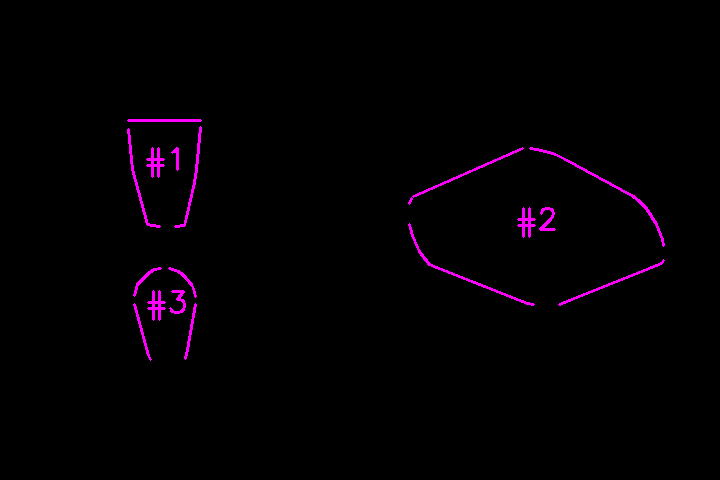
#> input picture processed-images/contour-on-black-image1.png, 720 x 480 px, given as the content of the folder frames/reducedFO-16_cyc11, which was not available
$ python processImageConvexity.py
#> lines starting #> are read from the running program, lines starting #| are printed output that depends on the picture; after the words box and inside, x2 and y2 are one past the last pixel; in counts of white or black regions, pixels touching at a corner belong together; pictures that were not available may be replaced by others from this repository, and a replacement may not be noted
import numpy as np
import cv2
import os
import math
import matplotlib.pyplot as plt


def getListOfFiles(dirName):
    listOfFile = os.listdir(dirName)
    allFiles = list()
    for entry in listOfFile:
        # Create full path
        fullPath = os.path.join(dirName, entry)
        # If entry is a directory then get the list of files in this directory
        if os.path.isdir(fullPath):
            allFiles = allFiles + getListOfFiles(fullPath)
        else:
            allFiles.append(fullPath)

    return allFiles


def apply_brightness_contrast(input_img, brightness, contrast):

    if brightness != 0:
        if brightness > 0:
            shadow = brightness
            highlight = 255
        else:
            shadow = 0
            highlight = 255 + brightness
        alpha_b = (highlight - shadow)/255
        gamma_b = shadow

        buf = cv2.addWeighted(input_img, alpha_b, input_img, 0, gamma_b)
    else:
        buf = input_img.copy()

    if contrast != 0:
        f = 131*(contrast + 127)/(127*(131-contrast))
        alpha_c = f
        gamma_c = 127*(1-f)

        buf = cv2.addWeighted(buf, alpha_c, buf, 0, gamma_c)

    return buf


def sort_contours(cnts):
    # initialize the reverse flag and sort index
    reverse = False
    i = 1

    # # handle if we need to sort in reverse
    # if method == "right-to-left" or method == "bottom-to-top":
    #     reverse = True

    # # handle if we are sorting against the y-coordinate rather than
    # # the x-coordinate of the bounding box
    # if method == "top-to-bottom" or method == "bottom-to-top":
    #     i = 1

    # construct the list of bounding boxes and sort them from top to
    # bottom
    boundingBoxes = [cv2.boundingRect(c) for c in cnts]
    (cnts, boundingBoxes) = zip(*sorted(zip(cnts, boundingBoxes),
        key=lambda b:b[1][i]+b[1][3], reverse=reverse))

    # return the list of sorted contours and bounding boxes
    return (cnts, boundingBoxes)


def draw_num_on_contour(img, c, i, color):
    # compute the center of the contour area and draw a circle
    # representing the center
    M = cv2.moments(c)
    cX = int(M["m10"] / M["m00"])
    cY = int(M["m01"] / M["m00"])

    # draw the countour number on the image
    cv2.putText(img, "#{}".format(i + 1), (cX - 20, cY), cv2.FONT_HERSHEY_SIMPLEX,
        1.0, color, 1)

    # return the image with the contour number drawn on it
    return img


def draw_defect_lines_on_contour(img, c, defects, color):
    if defects is not None:
        for i in range(defects.shape[0]):
            s,e,f,d = defects[i,0]
            start = tuple(c[s][0])
            end = tuple(c[e][0])
            far = tuple(c[f][0])
            cv2.line(img,start,end,color,1)
            #cv2.circle(imgBlack,far,5,color,-1)
    return img


def processImage(img, num):
    # [6 lines of commented-out code are left out]

    color = (255, 0, 255)
    imgContours = img.copy()

    # [7 lines of commented-out code are left out]
    imgBlur = cv2.GaussianBlur(img,(5,5),0)

    thresh = 55
    # change to easier to deal with black and white image
    ret, thresh = cv2.threshold(imgBlur, thresh, 255, cv2.THRESH_BINARY)

    # eliminate noise in image
    kernel = np.ones((7,7), 'uint8')
    # fills in holes in drop shape image that are from the obstructions
    imgClosed = cv2.morphologyEx(thresh, cv2.MORPH_CLOSE, kernel)
    imgClosed = cv2.morphologyEx(imgClosed, cv2.MORPH_CLOSE, kernel)
    # remove noise in image and leave only the circles, erodes, then dilates
    imgOpening = cv2.morphologyEx(imgClosed, cv2.MORPH_OPEN, kernel)

    # contours on adjusted image to create shape
    cnts, hierarchy = cv2.findContours(imgOpening, cv2.RETR_TREE, cv2.CHAIN_APPROX_SIMPLE)
    # Get rid of any lingering small contours and only keep the 3 of interest
    cnts = sorted(cnts, key=cv2.contourArea, reverse=True)[:3]

    # sort the contours according to the provided method
    (cnts, boundingBoxes) = sort_contours(cnts)


    imgBlack = np.zeros([imgOpening.shape[0], imgOpening.shape[1], 3], np.uint8)

    areaList = []
    i = 0

    # Find convexity defects and store area along with the images
    for c in cnts:
        hull = cv2.convexHull(c, returnPoints=False)
        defects = cv2.convexityDefects(c, hull)
        hull = cv2.convexHull(c, False)
        area = cv2.contourArea(hull)

        areaList.append(area)
        # print("Convex Area: {}".format(area))

        img = draw_defect_lines_on_contour(img, c, defects, color)
        cv2.drawContours(imgBlack, [hull], -1, color, -1)
        #imgBlack = draw_defect_lines_on_contour(imgBlack, c, defects, color)

        img = draw_num_on_contour(img, c, i, color)
        imgBlack = draw_num_on_contour(imgBlack, c, i, color)

        i += 1;


    cv2.imwrite("processed-images/contour-on-black-image" + num + ".png", imgBlack)
    imgBlack = cv2.imread("processed-images/contour-on-black-image" + num + ".png", 0)


    # # For finding the circle
    # # Find the contours of the new corrected image
    # cnts, hierarchy = cv2.findContours(imgBlack, cv2.RETR_TREE, cv2.CHAIN_APPROX_SIMPLE)

    # # Get rid of any lingering small contours and only keep the 3 of interest
    # cnts = sorted(cnts, key=cv2.contourArea, reverse=True)[:3]
    # # sort the contours according to the provided method
    # (cnts, boundingBoxes) = sort_contours(cnts)

    # widthList = []

    # # Find convexity defects and store area along with the images
    # for c in cnts:
    #     (x,y),radius = cv2.minEnclosingCircle(c)
    #     center = (int(x),int(y))
    #     radius = radius
    #     cv2.circle(imgBlack,center,int(radius),color,1)

    #     # x,y,w,h = cv2.boundingRect(c)
    #     widthList.append(radius)
    #     # cv2.rectangle(imgBlack,(x,y),(x+w,y+h),color,1)

    # #cv2.imwrite("processed-images/contrast-image" + num + ".png", img)
    # #cv2.imwrite("processed-images/segmented-image" + num + ".png", imgOpening)
    # cv2.imwrite("processed-images/contour-on-original-image" + num + ".png", img)
    # cv2.imwrite("processed-images/contour-on-black-image" + num + ".png", imgBlack)
    # # cv2.imwrite("fixed-contour-image.png", imgContours)

    return areaList


def main():
    dirName = 'frames/reducedFO-16_cyc11';

    # Get the list of all files in directory tree at given path
    listOfFiles = getListOfFiles(dirName)

    # [4 lines of commented-out code are left out]
    i = 0;
    areaList = []

    for file in listOfFiles:
        img = cv2.imread(file, 0)
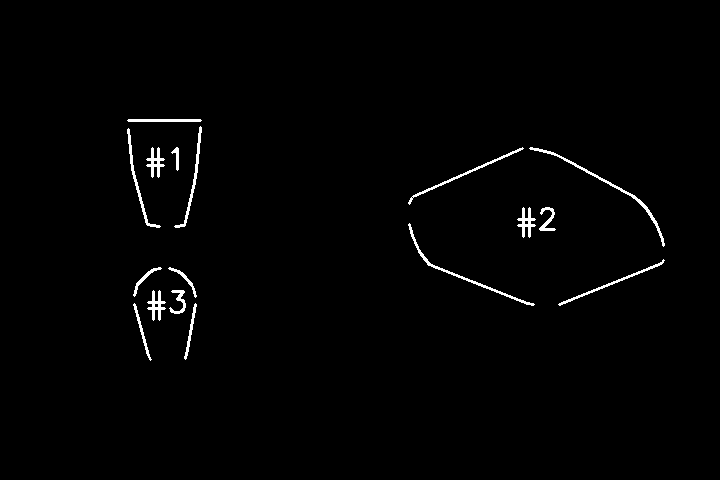
#> img: shape (480, 720); values 0 (black) and 105 (white), 1.2% white; 17 white regions, largest, box (x1, y1, x2, y2) and area: (529, 147, 665, 247) 498, (408, 223, 535, 306) 433, (408, 147, 524, 205) 334
        if img is None:
            print("Could not open or find the image " + file + "!\n")
            continue

        areas = processImage(img, str(i + 1))
#> in processImage, `ret, thresh = cv2.threshold(imgBlur, thresh, 255, cv2.THRESH_BINARY)`: thresh: shape (480, 720); 1.2% white; 17 white regions, largest, box (x1, y1, x2, y2) and area: (530, 147, 665, 246) 496, (408, 224, 534, 306) 430, (408, 148, 523, 204) 329
#> in processImage, `ret, thresh = cv2.threshold(imgBlur, thresh, 255, cv2.THRESH_BINARY)`: ret = 55
#> in processImage, `imgClosed = cv2.morphologyEx(thresh, cv2.MORPH_CLOSE, kernel)`: imgClosed: shape (480, 720); 1.3% white; 14 white regions, largest, box (x1, y1, x2, y2) and area: (518, 207, 555, 237) 572, (128, 119, 202, 228) 548, (148, 290, 186, 320) 531
#> in processImage, `imgOpening = cv2.morphologyEx(imgClosed, cv2.MORPH_OPEN, kernel)`:
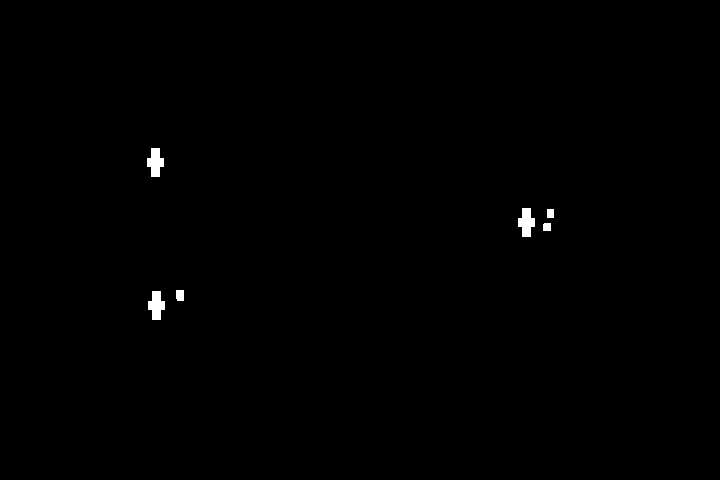
#> imgOpening: shape (480, 720); 0.35% white; 6 white regions
#> in processImage, `cnts, hierarchy = cv2.findContours(imgOpening, cv2.RETR_TREE, cv2.CHAI..`: cnts = 6 contours; box (x1, y1, x2, y2) and area: (148, 291, 165, 320) 290, (518, 208, 535, 237) 290, (147, 148, 164, 177) 290, (176, 290, 184, 301) 68, (543, 223, 551, 231) 48, (547, 209, 554, 218) 48
#> in processImage, `cnts = sorted(cnts, key=cv2.contourArea, reverse=True)[:3]`: cnts = 3 contours; box (x1, y1, x2, y2) and area: (148, 291, 165, 320) 290, (518, 208, 535, 237) 290, (147, 148, 164, 177) 290
#> in sort_contours, `boundingBoxes = [cv2.boundingRect(c) for c in cnts]`: boundingBoxes = [(148, 291, 17, 29), (518, 208, 17, 29), (147, 148, 17, 29)]
#> in sort_contours, `(cnts, boundingBoxes) = zip(*sorted(zip(cnts, boundingBoxes), key=lamb..`: cnts = 3 contours; box (x1, y1, x2, y2) and area: (147, 148, 164, 177) 290, (518, 208, 535, 237) 290, (148, 291, 165, 320) 290; boundingBoxes = ((147, 148, 17, 29), (518, 208, 17, 29), (148, 291, 17, 29))
#> the loop in processImage, `for c in cnts:` made 3 passes
#> pass 1, in processImage, `img = draw_defect_lines_on_contour(img, c, defects, color)`:
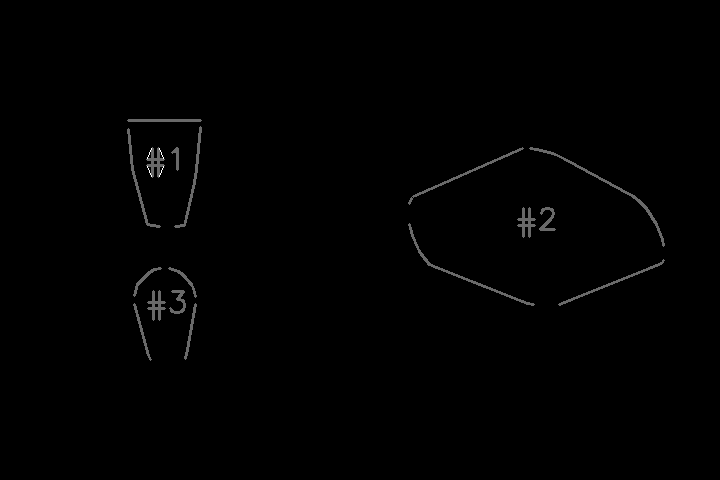
#> img: shape (480, 720); 0.01% of pixels changed, all inside (x1, y1, x2, y2) = (147, 148, 164, 177)
#> after the loop in processImage, `for c in cnts:`:
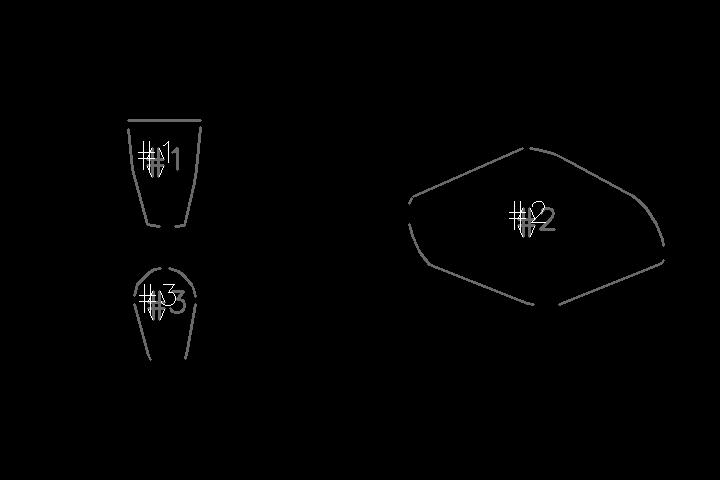
#> img: shape (480, 720); min 0, max 255, mean 1.6
#> after the loop in processImage, `for c in cnts:`:
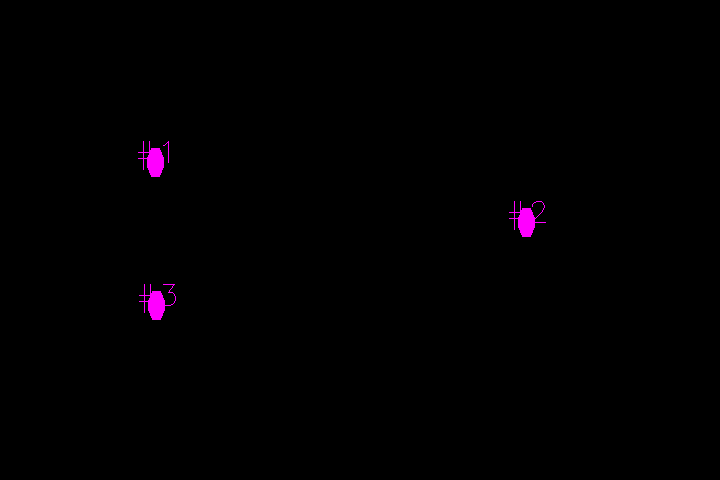
#> imgBlack: shape (480, 720, 3); mean of channels 0, 1, 2 1.1, 0, 1.1; drawn as B, G, R
#> after the loop in processImage, `for c in cnts:`: areaList = [368, 368, 368]; i = 3
#> in processImage, `imgBlack = cv2.imread("processed-images/contour-on-black-image" + num ..`:
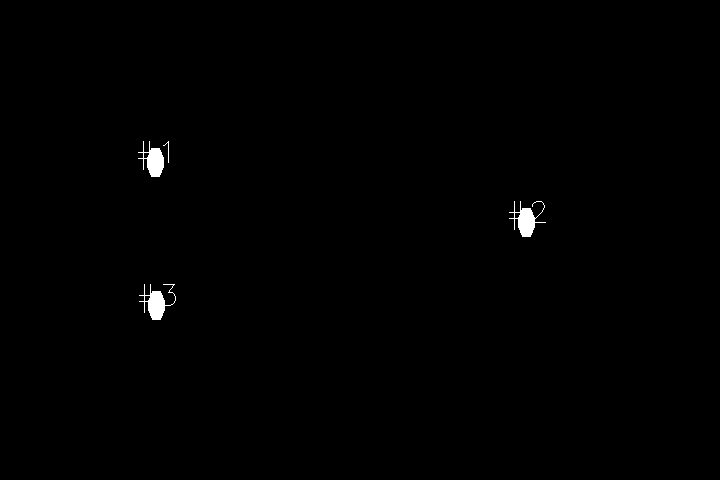
#> imgBlack: shape (480, 720); values 0 (black) and 105 (white), 0.43% white; 4 white regions, box (x1, y1, x2, y2) and area: (139, 284, 176, 320) 506, (509, 201, 546, 237) 503, (138, 141, 164, 177) 463, (163, 141, 169, 163) 27
#> areas = [368, 368, 368]
        areaList.append(areas)
        print("Image: {}".format(file))
        for a in areaList[i]:
            print("Convex Area: {}".format(a))
#> this loop made 3 passes
#| Convex Area: 368.0
#| Convex Area: 368.0
#| Convex Area: 368.0
        i += 1;

    timeList1 = []
    timeList2 = []
    numImages = len(listOfFiles)
    startTime = 52.5
    endTime = 57.5
    time = 52.5
    timestep = (endTime - startTime) / numImages

    for x in range(numImages):
        timeList1.append(time)
        timeList2.append(time + timestep)
        time += timestep
        if len(areaList[x]) < 3:
            areaList[x][0] = (areaList[x-1][0])
#> after the loop, areaList = [[368, 368, 368]]; time = 57.5; timeList1 = [52.5]; timeList2 = [57.5]

    areaList1 = [item[0] for item in areaList]
#> areaList1 = [368]
    areaList2 = [item[2] for item in areaList]
#> areaList2 = [368]

    plotList1 = list(zip(timeList1, areaList1))
#> plotList1 = [(52.5, 368)]
    plotList2 = list(zip(timeList2, areaList2))
#> plotList2 = [(57.5, 368)]

    # plotListAdjusted1 = [item for item in plotList1 if item[1] > 2375]
    # plotListAdjusted2 = [item for item in plotList2 if item[1] > 2375]

    plotListAdjusted1 = [plotList1[0]]
#> plotListAdjusted1 = [(52.5, 368)]
    plotListAdjusted2 = [plotList2[0]]
#> plotListAdjusted2 = [(57.5, 368)]

    pointsLength = len(plotList1) - 1
#> pointsLength = 0
    for x in range(pointsLength):
        if abs(plotList1[x][1] - plotList1[x+1][1]) < 60:
            plotListAdjusted1.append(plotList1[x+1])
        if abs(plotList2[x][1] - plotList2[x+1][1]) < 60:
            plotListAdjusted2.append(plotList2[x+1])

    x1 = []
    y1 = []
    x2 = []
    y2 = []
    x1 = [item[0] for item in plotList1]
#> x1 = [52.5]
    y1 = [item[1] for item in plotList1]
#> y1 = [368]
    x2 = [item[0] for item in plotList2]
#> x2 = [57.5]
    y2 = [item[1] for item in plotList2]
#> y2 = [368]


    # plt.plot(timeList1, areaList1, label = "top")
    # plt.plot(timeList2, areaList2, label = "bottom")
    plt.plot(x1, y1, label = "top")
    plt.plot(x2, y2, label = "bottom")
    plt.xlabel('time')
    plt.ylabel('area (pixels)')
    plt.title('top-view-' + dirName[7:])
    plt.savefig('plots/top-view-' + dirName[7:] + '.png')
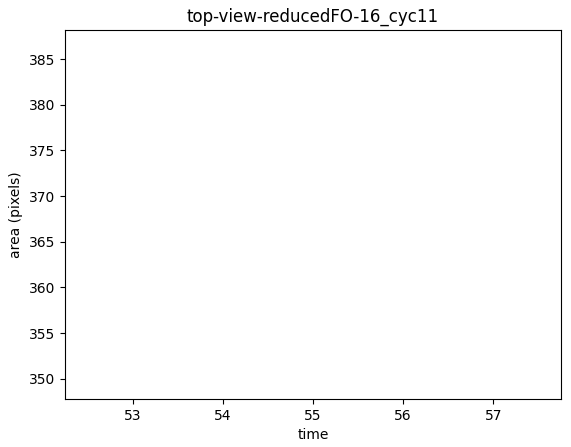
#> figure drawn by matplotlib, 1 panel

    # [4 lines of commented-out code are left out]


if __name__ == '__main__':
    main()
